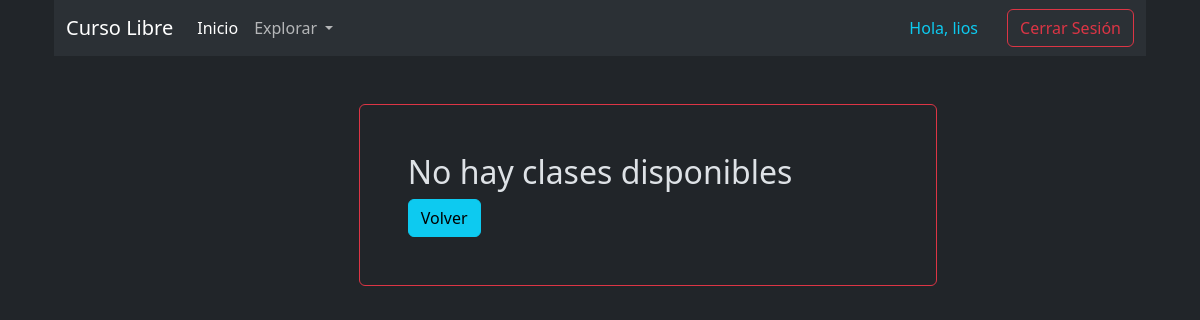
The app's page /clases/3/ (signed in), older data.
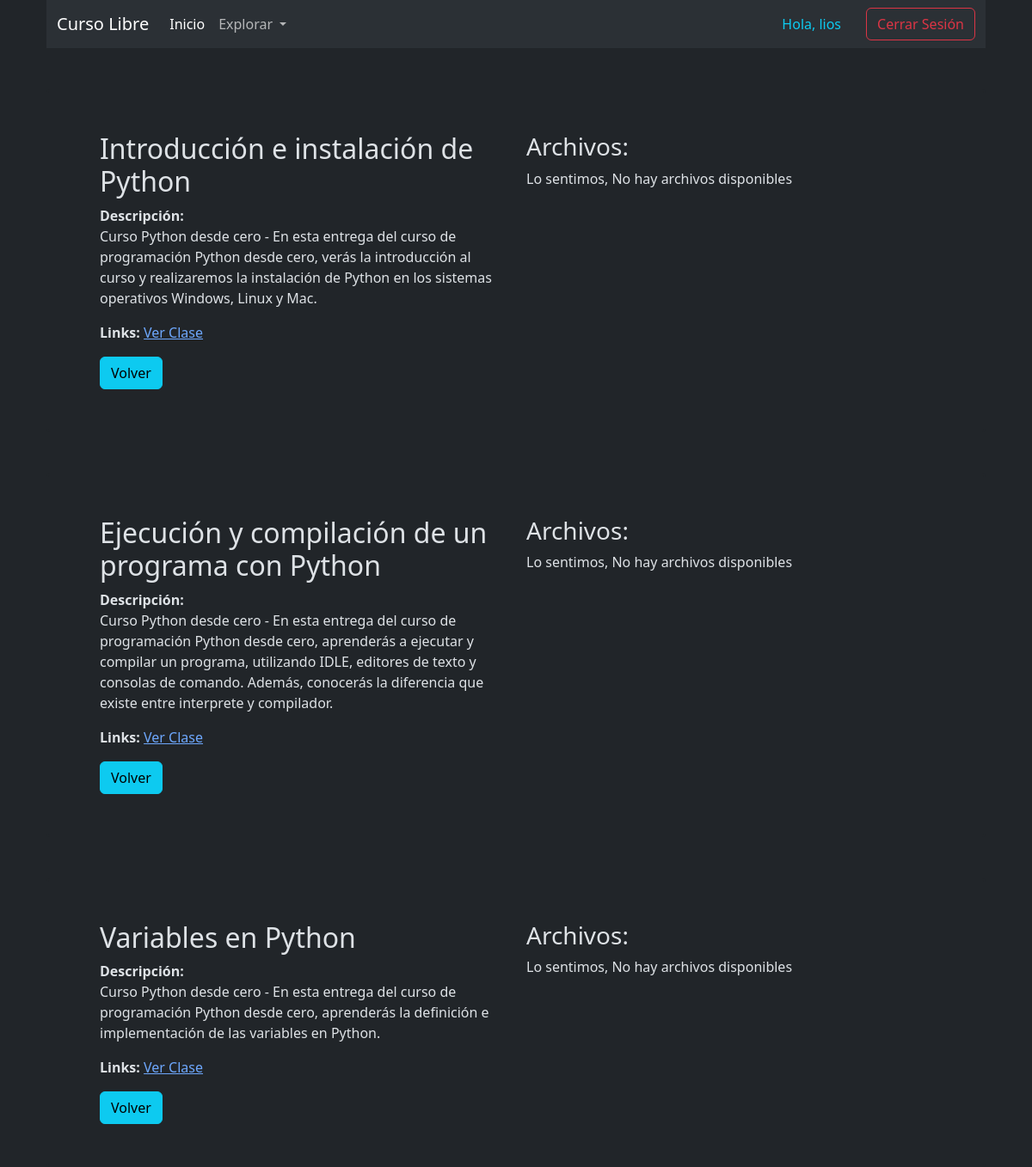
The same page, newer data.
### Apps/Tasks/models.py (models this page shows, shortened)
class Clase(models.Model):
    id = models.AutoField(primary_key=True)
    nombre = models.CharField(max_length=100)
    descripcion = models.TextField()
    curso = models.ForeignKey(Curso, on_delete=models.CASCADE)
    contenido = models.FileField(upload_to=ruta_clases, blank=True, null=True)
    link = models.URLField(blank=True, null=True)

### Apps/Tasks/views.py (the view)
# urls.py: path('clases/<str:c>/', views.clases_curso),
@login_required(login_url='/estudiantes/login_user/')
def clases_curso(request, c):
    estudiante = Estudiante.objects.get(usuario=request.user)
    cursos = estudiante.cursos.all()
    clases = Clase.objects.filter(curso__in=cursos, curso=c)
    return render(request, 'clases_curso.html', {'titulo': 'Clases', 'clases': clases})

### Apps/Tasks/templates/clases_curso.html
{% extends 'template.html' %}
{% block body %}
{% if clases.count > 0 %}
{% for clase in clases %}
<div class="container mt-5">
    <div class="row rounded-1 border border-2 border-dark p-5">
        <div class="col-md-6">
            <h2>{{clase.nombre}}</h2>
            <p><b>Descripción:</b> <br>{{clase.descripcion}}</p>
            {% if clase.link %}
                <div class="row">
                    <p> <b>Links:</b> <a href="{{clase.link}}" class="color-dark">Ver Clase</a></p>
                </div>
            {% endif %}
            <a href="/cursos/" class="btn btn-info">Volver</a>
        </div>
        <div class="col-md-6">
            <h3 class="h3">Archivos:</h3>
            {% if clase.contenido%}
                <div class="">
                    <video class="container" controls>
                        <source src="{{clase.contenido.url}}" >
                    </video>
                </div>
            {% else %}
                <div class="">
                    <p>Lo sentimos, No hay archivos disponibles</p>
                </div>
            {% endif %}
        </div>
    </div>
</div>
{% endfor %}
{% else %}
    <div class="container d-flex justify-content-center">
        <div class="row">
            <div class="col-md-12 p-5 m-5 border border-danger rounded">
                <h2>No hay clases disponibles</h2>
                <a href="/cursos/" class="btn btn-info">Volver</a>
            </div>
        </div>
    </div>
{% endif %}
{% endblock %}

Row changes from the older to the newer data that the page shows:
added Clase: nombre "Introducción e instalación de Python", descripcion "Curso Python desde cero - En esta entrega del curso de programación Python desde cero, verás la introducción al curso y realizaremos la instalación de Python en los sistemas operativos Windows, Linux y Mac.", contenido "Lo sentimos, No hay archivos disponibles"
added Clase: nombre "Ejecución y compilación de un programa con Python", descripcion "Curso Python desde cero - En esta entrega del curso de programación Python desde cero, aprenderás a ejecutar y compilar un programa, utilizando IDLE, editores de texto y consolas de comando. Además, conocerás la diferencia que existe entre interprete y compilador.", contenido "Lo sentimos, No hay archivos disponibles"
added Clase: nombre "Variables en Python", descripcion "Curso Python desde cero - En esta entrega del curso de programación Python desde cero, aprenderás la definición e implementación de las variables en Python.", contenido "Lo sentimos, No hay archivos disponibles"
Text that changed along with them:
text no longer shown: "No hay clases disponibles Volver"
